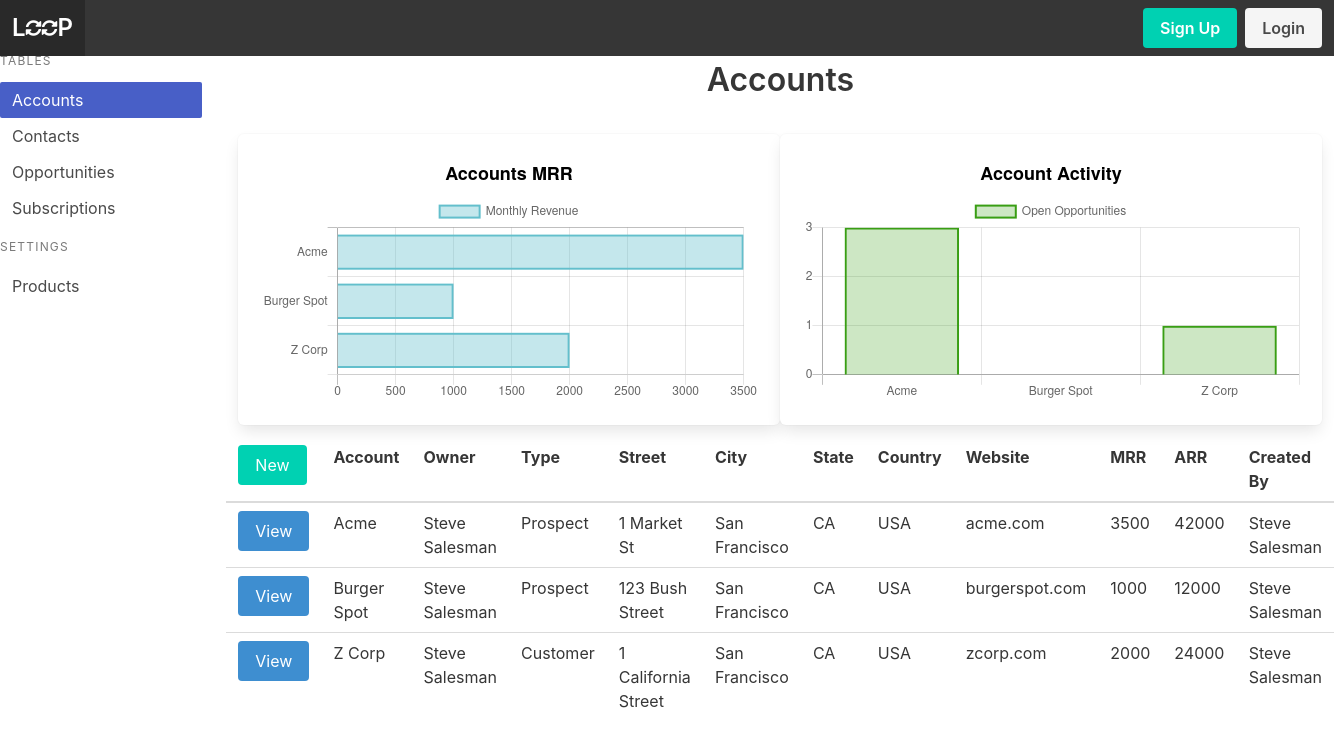
The page /account/r on the database as committed earlier.
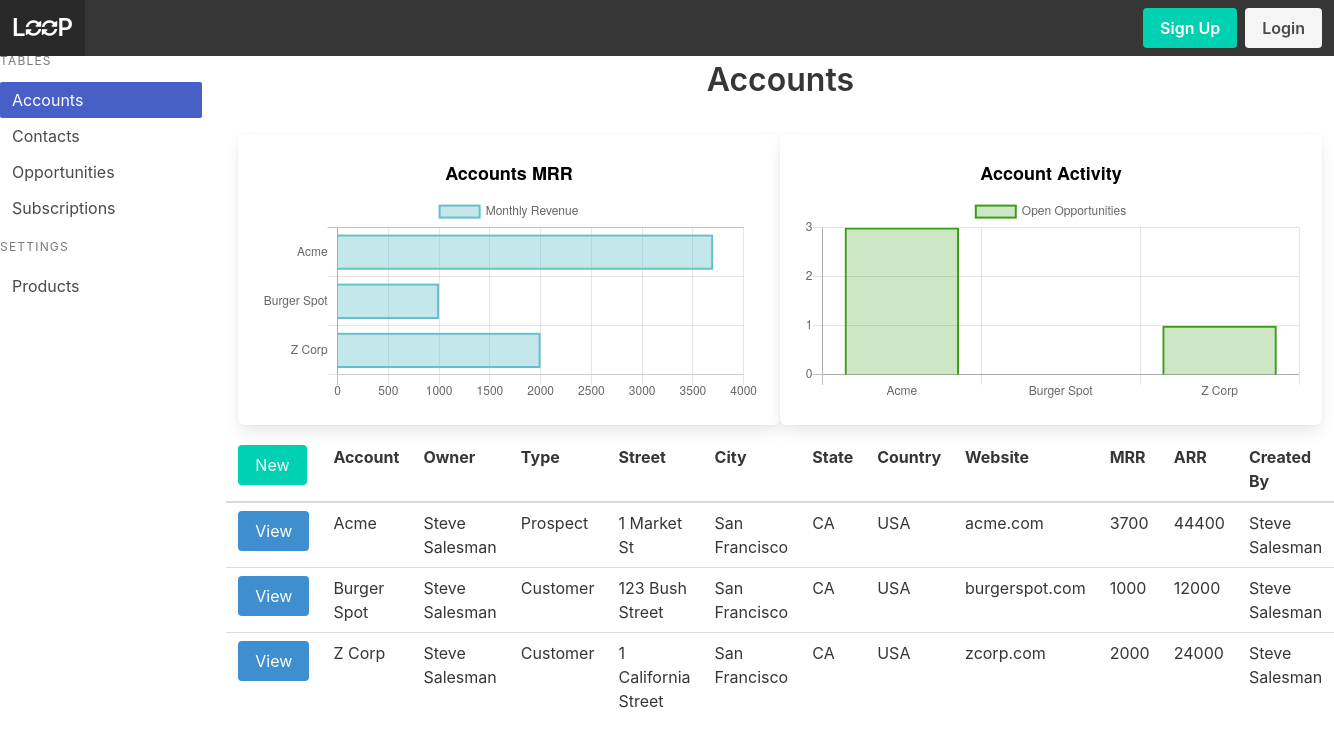
The same page on the database as committed later.
### models.py (models this page shows, shortened)
class Account(Model):
    name = CharField()
    owner = ForeignKeyField(model=User, null=True, backref='owner')
    created_by = ForeignKeyField(model=User, null=True, backref='creator')
    account_type = CharField()
    street = CharField()
    city = CharField()
    state = CharField()
    country = CharField()
    website = CharField()
    mrr = DecimalField()
    arr = DecimalField()
    class Meta:
        database = DATABASE

class User(UserMixin, Model):
    username = CharField(unique=True)
    fullname = CharField()
    email = CharField(unique=True)
    password = CharField(max_length=100)
    joined_at = DateTimeField(default=datetime.datetime.now)
    is_admin = BooleanField(default=False)
    class Meta:
        database = DATABASE

### app.py (the view, shortened to what this page needs)
@app.route('/account', methods=['GET'])
@app.route('/account/', methods=['GET'])
@app.route('/account/r', methods=['GET'])
@app.route('/account/<accountid>', methods=['GET'])
@app.route('/account/<accountid>/', methods=['GET'])
@app.route('/account/<accountid>/r', methods=['GET'])
def account(accountid=None):
    accounts = models.Account.select()
    title = 'Accounts'
    acct_w_opps = models.Account.select(models.Account.id, models.Account.name, fn.COUNT(models.Opportunity.id).alias('open_opps')).join(models.Opportunity, JOIN.LEFT_OUTER, on=((models.Account.id == models.Opportunity.account_id) & (models.Opportunity.stage != 'Closed Won') & (models.Opportunity.stage != 'Lost'))).group_by(models.Account.id, models.Account.name)
    print(acct_w_opps)
    return render_template('account.html', accounts=accounts, title=title, acct_w_opps=acct_w_opps)

### app.py (called while the page is built)
@app.before_request
def before_request():
    g.db = models.DATABASE
    g.db.connect()
    g.user = current_user

@app.after_request
def after_request(response):
    g.db.close()
    return response

### templates/account.html
{% extends 'index.html' %}
{% from 'macros.html' import render_account %}
{% block content %}
<div>
    <div class='tile is-parent'>
        <div class="tile is-child box"><canvas id='graph-1'></canvas></div>
        <div class="tile is-child box"><canvas id='graph-2'></canvas></div>
    </div>
    <table class="table is-fullwidth is-hoverable">
        <thead>
            <tr>
                <td><a class='button is-primary' href="{{url_for('create_account')}} ">New</a></td>
                <th>Account</th>
                <th>Owner</th>
                <th>Type</th>
                <th>Street</th>
                <th>City</th>
                <th>State</th>
                <th>Country</th>
                <th>Website</th>
                <th>MRR</th>
                <th>ARR</th>
                <th>Created By</th>
            </tr>
        </thead>
        <tbody>
            {% for account in accounts %}
                {{ render_account(account) }}
            {% endfor %}
        </tbody>
    </table>
</div>
<script>
$(document).ready(function() {
    var graph1 = $('#graph-1');
    var graph1Chart = new Chart(graph1,{
        type: 'horizontalBar',
        data: {
            labels : [{% for account in accounts %}
                        "{{account.name}}",
                        {% endfor %}],
            datasets : [{
                backgroundColor: '#63bfcc60',
                borderColor: '#63bfcc',
                hoverBorderColor: 'black',
                borderWidth: 2,
                label: 'Monthly Revenue',
                data : [
                    {% for account in accounts %}
                        "{{account.mrr}}",
                    {% endfor %}
                    ]
            }]
        },
        options: {
            scales: {
                xAxes: [{
                    ticks: {
                        beginAtZero: true
                    }
                }]
            },
            title: {
                display: true,
                text: 'Accounts MRR',
                fontSize: 18,
                fontColor: 'black'
            }
        }
    });
    var graph2 = $('#graph-2');
    var graph2Chart = new Chart(graph2,{
        type: 'bar',
        data: {
            labels : [{% for acct_w_opp in acct_w_opps %}
                        "{{acct_w_opp.name}}",
                        {% endfor %}],
            datasets : [{
                backgroundColor: '#399e1440',
                borderColor: '#399e14',
                hoverBorderColor: 'black',
                borderWidth: 2,
                label: 'Open Opportunities',
                data : [
                    {% for acct_w_opp in acct_w_opps %}
                        "{{acct_w_opp.open_opps}}",
                    {% endfor %}
                    ]
            }]
        },
        options: {
            scales: {
                yAxes: [{
                    ticks: {
                        beginAtZero: true,
                        stepSize: 1
                    }
                }]
            },
            title: {
                display: true,
                text: 'Account Activity',
                fontSize: 18,
                fontColor: 'black'
            }
        }
    });
    $('#account-menu').addClass('is-active');
});
</script>
{% endblock %}

### templates/macros.html (shortened to what this page needs)
{% macro render_account(account) %}
    <tr>
        <td><a class='button is-info' href="{{url_for('account', accountid=account.id)}}">View</a></td>
        <td>{{account.name}}</td>
        <td>{% if account.owner %}{{account.owner.fullname}}{% endif %}</td>
        <td>{{account.account_type}}</td>
        <td>{{account.street}}</td>
        <td>{{account.city}}</td>
        <td>{{account.state}}</td>
        <td>{{account.country}}</td>
        <td>{{account.website}}</td>
        <td>{{account.mrr}}</td>
        <td>{{account.arr}}</td>
        <td>{% if account.created_by %}{{account.created_by.fullname}}{% endif %}</td>
    </tr>
{% endmacro %}

Rows that differ between the two databases and show on the page:
changed Account "Acme": mrr "3500" → "3700"; arr "42000" → "44400"
changed Account "Burger Spot": account_type "Prospect" → "Customer"
Other text that changed with them:
chart data {{ account.mrr }}: 3500, 1000, 2000 → 3700, 1000, 2000
